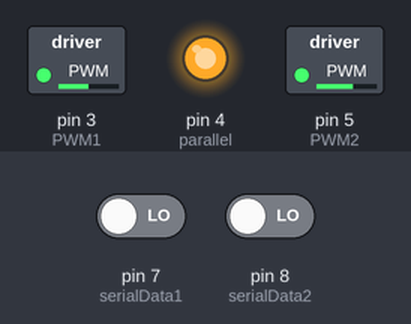
Simulated run of this sketch. Board: Arduino Uno, built with avr-gcc and run on an emulated ATmega328P. Parts: switched loads named in the sketch (green lamp = pin HIGH), output pins drawn as LEDs (lit = HIGH). Inputs (shaded band) come from the test bench; at power-on: pin 7 (serialData1) LOW, pin 8 (serialData2) LOW. Pins used as bus, display or sensor lines are not drawn; what the sketch prints to the serial monitor is not drawn. At 0.1 s the program stops and its outputs stay as they are.

Above: at 0.1 s.
Timing chart, 0 to 1.6 s (numbered marks = the images above):
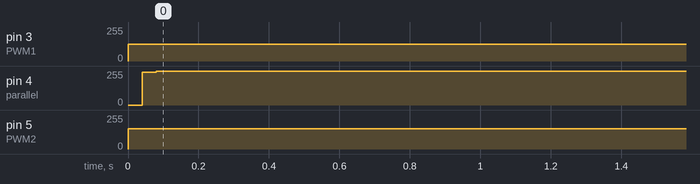

The sketch:

control_frequency_test.ino
```cpp
// declare io pins
int parallel = 4;
int clk = 13;
int serialData1 = 7;    // encoder 1 data
int serialData2 = 8;    // encoder 2 data
int PWM1 = 3;           // PWM output to joint 1
int PWM2 = 5;           // PWM output to joint 2

// PID constants
const double K1 = 1;
const double Kp1 = K1*1;
const double Ki1 = K1*1;
const double Kd1 = K1*1;

const double K2 = 1;
const double Kp2 = K2*1;
const double Ki2 = K2*1;
const double Kd2 = K2*1;

const int Ts = 1; // ISR run time [ms]
const int N = 100;
const int CF = 1000; // ISR frequency [Hz]
const double a = N*Ts / (1+N*Ts);

const double ref1 = -3.14/4;
const double ref2 = 3.14/2;


  // initialize global variables
  double filtered_err_old1 = 0;
  double I1 = 0;

  double filtered_err_old2 = 0;
  double I2 = 0;

  int duty1 = 127;
  int duty2 = 127;

  int i = 1; //loop index


void setup() {
  // baud rate
  Serial.begin(9600);

  // setup io pins
  pinMode(parallel, OUTPUT);
  pinMode(clk, OUTPUT);
  pinMode(serialData1, INPUT);
  pinMode(serialData2, INPUT);
  pinMode(PWM1, OUTPUT);
  pinMode(PWM2, OUTPUT);


}


void loop() {


  // ISR code:
    // ------------ Motor 1 ------------

    // get position from encoder
    int pose1 = readEncoder(serialData1);

    // calculate error
    int error1 = ref1 - pose1;

    // calculate integral
    I1 = Ki1 * error1 * Ts * + I1;

    // calculate derivative with filtered input (Ns / s+N)
    double filtered_err1 = (1-a)*filtered_err_old1 + a*error1;
    double D1 = (a/Ts)*(error1 - filtered_err_old1);

    filtered_err_old1 = filtered_err1;

    // PID value = Kp*error + Ki*integral + Kd*rate
    int PID1 = (Kp1 * error1) + (Ki1 * I1) + (Kd1 * D1);


    // set PWM duty: mapping (-5 to 5V) -> (0 to 255)
    PID1 = constrain(PID1, -5, 5);
    duty1 = 25.5*PID1 + 127.5;
    analogWrite(PWM1, duty1);

    // ------------ Motor 2 ------------

    // get position from encoder
    int pose2 = readEncoder(serialData2);

    // calculate error
    int error2 = ref2 - pose2;

    // calculate integral
    I2 = Ki2 * error2 * Ts * + I2;

    // calculate derivative with filtered input (Ns / s+N)
    double filtered_err2 = (1-a)*filtered_err_old2 + a*error2;
    double D2 = (a/Ts)*(error2 - filtered_err_old2);

    filtered_err_old2 = filtered_err2;

    // PID value = Kp*error + Ki*integral + Kd*rate
    int PID2 = (Kp2 * error2) + (Ki2 * I2) + (Kd2 * D2);


    // set PWM duty: mapping (-5 to 5V) -> (0 to 255)
    PID2 = constrain(PID2, -5, 5);
    duty2 = 25.5*PID2 + 127.5;
    analogWrite(PWM2, duty2);

    if(i >= 100){
      // print iteration
  Serial.print("end of loop ");
  Serial.print(i);

  // print current time
  Serial.print(". Current time is:");
  Serial.print(millis());
  Serial.print("\n");
      while(1); //finish 100 iterations
    }

  i = i+1; //increment loop index

} //end loop


// ------- Read Encoder function -------
int readEncoder(int serialData){

  int8_t value = 0;
  int8_t tempbit = 0;
  digitalWrite(parallel, 0);  // enable parallel to serial mode
  digitalWrite(clk, 0);       // clk low
  digitalWrite(clk, 1);       // clk high, load data
  digitalWrite(parallel, 1);  // disable parallel to serial mode

  // read in 8 bits:
  for(int i = 0; i < 8; i++){
    tempbit = digitalRead(serialData);
    value = value + (tempbit << i); // shift bit and add it
    digitalWrite(clk,0);          // clk low
    digitalWrite(clk,1);          // clk high to get next bit
  }

  // cast int8_t to int:
  int encoder_value = (int) value; // signed -> negative if backwards from home, positive if forwards from home

  return encoder_value;

}//end readEncoder
```

Measured:
- by itself, pin 3 (PWM1): 0/255 → 127/255 at 0.00 s
- by itself, pin 4 (parallel): 0/255 → 253/255 at 0.04 s
- by itself, pin 5 (PWM2): 0/255 → 153/255 at 0.00 s
